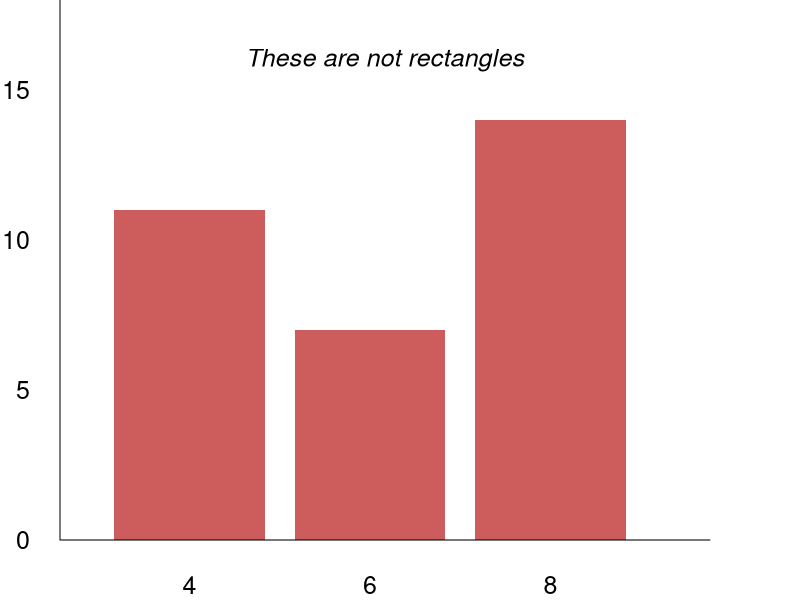

Source code (R): (Note: this script raises an error after producing the figure.)
## ---- chunk 1
knitr::opts_chunk$set(echo = TRUE)
## ---- chunk 2
#| echo: false
#| out-height: "2in"
#| out-width: 40%
#| fig-show: "hold"
#| fig-align: "center"
#| fig-cap: "A rectangle is not a bar in a similar way that a painting of a pipe is not a pipe"

par(mar = c(2, 2, 0, 3), cex = 1.5)
barplot(table(mtcars$cyl), axes = FALSE, col = "indianred", 
        border = NA, width = 0.25, xlim = c(0, 1), ylim = c(0, 18))
text(0.5, 16, labels = "These are not rectangles", font = 3)
axis(2, at = c(0, 5, 10, 15), tick = FALSE, las = 1)
box(bty = "L")
knitr::include_graphics("magritte.jpg")

## ---- chunk 3
#| fig.height: 3
#| fig.cap: "The problem of representing empty selection. a) An illustration of selection by linked brushing. b) In the barplot of counts, the count within an empty selection (red) is zero and so an absence of a bar accurately represents the count of zero. c) In the barplot of means, the mean of an empty selection is not defined. Absence of a bar could indicate that either no cases are selected or that some cases are selected and their mean is equal to the lower y-axis limit (zero in this case)."

wt <- mtcars$wt
mpg <- mtcars$mpg
cyl <- mtcars$cyl
disp <- mtcars$disp
one <- numeric(nrow(mtcars)) + 1

cyl_unique <- c(4, 6, 8)

wt_lim0 <- 1.45
wt_lim1 <- 2.5
mpg_lim0 <- 25
mpg_lim1 <- 34.5

cyl_unique <- c(4, 6, 8)

selected <- ((wt > wt_lim0) & (wt < wt_lim1) & (mpg > mpg_lim0) & mpg < mpg_lim1)
col <- c("grey80", "indianred")[selected + 1]
selected_cyls <- c(4, 6, 8) %in% unique(cyl[selected])

bars11 <- tapply(one, cyl, sum)
bars12 <- tapply(one[selected], cyl[selected], sum)

bars21 <- tapply(disp, cyl, mean)
bars22 <- tapply(disp[selected], cyl[selected], mean)

axis_fun1 <- function() {
  axis(1, tick = FALSE, line = -0.5)
  axis(2, tick = FALSE, las = 1, line = -0.5)
  box(bty = "L")
}

axis_fun2 <- function() {
  axis(1, at = c(4, 6, 8), tick = FALSE, line = -0.5)
  axis(2, tick = FALSE, las = 1, line = -0.5)
  box(bty = "L")
}

par(mfrow = c(1, 3), mar = c(5, 4, 2, 0.5))

plot(wt, mpg, pch = 20, col = col, cex = 2,
     axes = FALSE, xlab = "Weight", ylab = "Mileage")
rect(wt_lim0, mpg_lim0, wt_lim1, mpg_lim1, lty = "dashed")
title(main = "a.", adj = 0, line = 0.5)
axis_fun1()

barx <- c(4, 6, 8)
barx0 <- barx - 0.75
barx1 <- barx + 0.75

barx_selected<- barx[selected_cyls]
barx_notselected <- barx[!selected_cyls]
barx0_selected <- barx0[selected_cyls]
barx1_selected <- barx1[selected_cyls]
barx0_notselected <- barx0[!selected_cyls]
barx1_notselected <- barx1[!selected_cyls]

plot(c(2, 10), c(0, max(bars11)), type = "n", 
     axes = FALSE, xlab = "Cylinders", ylab = "Count")
rect(barx0, 0, barx1, bars11,
     col = "grey80", border = NA)
rect(barx0_selected, 0, barx1_selected, bars12,
     col = "indianred", border = NA)
text(barx, c(bars12, 0, 0) + 0.75, labels = c(bars12, "0", "0"),
     col = "indianred")
title(main = "b.", adj = 0, line = 0.5)
axis_fun2()

plot(c(2, 10), c(0, max(bars21)), type = "n",
     axes = FALSE, xlab = "Cylinders", ylab = "Mean displacement")
rect(cyl_unique - 0.75, 0, cyl_unique + 0.75, bars21,
     col = "grey80", border = NA)
rect(barx0_selected, 0, barx1_selected, bars22,
     col = "indianred", border = NA)
rect(barx0_notselected, 0, barx1_notselected, 100,
     col = NA, border = "indianred", lty = "dashed")
text(barx_notselected, 50, labels = "?", col = "indianred", cex = 1.5)
text(barx_selected, bars22 + 10, labels = round(bars22), col = "indianred")
title(main = "c.", adj = 0, line = 0.5)
axis_fun2()

## ---- chunk 4
#| echo: FALSE
#| fig.height: 3
#| fig.cap: "The relationship between selection vs. the whole. a) An illustration of selection by linked brushing. b) In the barplot of counts (middle), the count within a selection (red) is always less than or equal to the count within the whole and the outline of the bars does not change. c) In the barplot of means, the mean of a selection can be greater and so the outline of the bars will change in response to user input."

wt <- mtcars$wt
mpg <- mtcars$mpg
cyl <- mtcars$cyl
disp <- mtcars$disp
one <- numeric(nrow(mtcars)) + 1

cyl_unique <- c(4, 6, 8)

wt_lim0 <- 2
wt_lim1 <- 3.5
mpg_lim0 <- 20
mpg_lim1 <- 26.5

selected <- ((wt > wt_lim0) & (wt < wt_lim1) & (mpg > mpg_lim0) & mpg < mpg_lim1)
col <- c("grey80", "indianred")[selected + 1]
selected_cyls <- c(4, 6, 8) %in% unique(cyl[selected])

bars11 <- tapply(one, cyl, sum)
bars12 <- tapply(one[selected], cyl[selected], sum)

bars21 <- tapply(disp, cyl, mean)
bars22 <- tapply(disp[selected], cyl[selected], mean)

axis_fun1 <- function() {
  axis(1, tick = FALSE, line = -0.5)
  axis(2, tick = FALSE, las = 1, line = -0.5)
  box(bty = "L")
}

axis_fun2 <- function() {
  axis(1, at = c(4, 6, 8), tick = FALSE, line = -0.5)
  axis(2, tick = FALSE, las = 1, line = -0.5)
  box(bty = "L")
}

par(mfrow = c(1, 3), mar = c(5, 4, 2, 0.5))

plot(wt, mpg, pch = 20, col = col, cex = 2,
     axes = FALSE, xlab = "Weight", ylab = "Mileage")
rect(wt_lim0, mpg_lim0, wt_lim1, mpg_lim1, lty = "dashed")
title(main = "a.", adj = 0, line = 0.5)
axis_fun1()

barx <- c(4, 6, 8)
barx0 <- barx - 0.75
barx1 <- barx + 0.75

barx_selected<- barx[selected_cyls]
barx_notselected <- barx[!selected_cyls]
barx0_selected <- barx0[selected_cyls]
barx1_selected <- barx1[selected_cyls]
barx0_notselected <- barx0[!selected_cyls]
barx1_notselected <- barx1[!selected_cyls]

plot(c(2, 10), c(0, max(bars11)), type = "n", 
     axes = FALSE, xlab = "Cylinders", ylab = "Count")
rect(barx0, 0, barx1, bars11,
     col = "grey80", border = NA)
rect(barx0_selected, 0, barx1_selected, bars12,
     col = "indianred", border = NA)
text(barx, c(bars12, 0, 0) + 0.75, labels = c(bars12, "0", "0"),
     col = "indianred")
title(main = "b.", adj = 0, line = 0.5)
axis_fun2()

plot(c(2, 10), c(0, max(bars21)), type = "n",
     axes = FALSE, xlab = "Cylinders", ylab = "Mean displacement")
rect(cyl_unique - 0.75, 0, cyl_unique + 0.75, bars21,
     col = "grey80", border = NA)
rect(barx0_selected, 0, barx1_selected, bars22,
     col = adjustcolor("indianred", 0.5), border = NA)
rect(barx0_notselected, 0, barx1_notselected, 100,
     col = NA, border = "indianred", lty = "dashed")
text(barx_notselected, 50, labels = "?", col = "indianred", cex = 1.5)
text(barx_selected, bars22 + 10, labels = paste0(round(bars22), "!"), col = "indianred")
title(main = "c.", adj = 0, line = 0.5)
axis_fun2()

## ---- chunk 5
#| echo: false
#| fig-height: 3
#| fig-cap: "Combining selections. a) An illustration of selection by linked brushing, with two groups. b) In the barplot of counts, statistics can be stacked on top of each other such that the count of the stacked bar is identical to the count of the whole bar (i.e. one that would result from no selections). c) In the barplot of means, no such procedure for combining statistics exists."

wt <- mtcars$wt
mpg <- mtcars$mpg
cyl <- mtcars$cyl
disp <- mtcars$disp
one <- numeric(nrow(mtcars)) + 1

cyl_unique <- c(4, 6, 8)
group1 <- (wt > 2.5) & (wt < 4.5) & (mpg < 18.5)
group2 <- (wt > 2.5) & (wt < 4.5) & (mpg > 18.5)

group <- group1 * 1 + group2 * 2 + 1
cols <- c("grey80", "steelblue", "indianred")
col <- cols[group]


axis_fun1 <- function() {
  axis(1, tick = FALSE, line = -0.5)
  axis(2, tick = FALSE, las = 1, line = -0.5)
  box(bty = "L")
}

axis_fun2 <- function() {
  axis(1, at = c(4, 6, 8), tick = FALSE, line = -0.5)
  axis(2, tick = FALSE, las = 1, line = -0.5)
  box(bty = "L")
}

bars11 <- tapply(one, cyl, sum)
bars12 <- tapply(one, list(cyl, group), sum)
bars12[is.na(bars12)] <- 0

bars21 <- tapply(disp, cyl, mean)

par(mfrow = c(1, 3), mar = c(5, 4, 2, 0.5))

plot(wt, mpg, pch = 19, col = col, cex = 1.5,
     axes = FALSE, xlab = "Weight", ylab = "Mileage")
title(main = "a.", adj = 0, line = 0.5)
axis_fun1()

plot(c(2, 10), c(0, max(bars11)), type = "n",
     axes = FALSE, xlab = "Cylinders", ylab = "Count")
rect(cyl_unique - 0.75, 0, cyl_unique + 0.75, bars11, 
     col = "grey80", border = NA)
for (i in 1:3) {
  counts <- bars12[i, ]
  y0 <- cumsum(c(0, counts[-length(counts)]))
  y1 <- cumsum(counts)
  
  rect(cyl_unique[i] - 0.75, y0, cyl_unique[i] + 0.75, y1, 
       col = cols, border = NA)
} 
text(c(4, 4, 6, 6, 8, 8, 8), c(8, 11, 2, 7, 3, 12, 14) - 0.75, 
     labels = c("+8", "+3", "+2", "+5", "+3", "+9", "+2"), 
     col = c("grey40", "white", "white", "white", "grey40", 
             "white", "white"))
title(main = "b.", adj = 0, line = 0.5)
axis_fun2()

plot(c(2, 10), c(0, max(bars21)), type = "n",
     axes = FALSE, xlab = "Cylinders", ylab = "Mean displacement")
rect(cyl_unique - 0.75, 0, cyl_unique + 0.75, bars21, 
     col = "grey80", border = NA)
text(rep(c(4, 6, 8), each = 3), rep(25 * 1:3, 3), labels = "?",
     col = rep(c("grey40", "steelblue", "indianred"), 3))
title(main = "c.", adj = 0, line = 0.5)
axis_fun2()


## ---- chunk 6
#| echo: false
#| fig-height: 3
#| fig-cap: "Sums and products work equally well as counts when it comes to displaying empty selections, providing a stable visual reference, and being able to be combined together. Note the different y-axis limits. a) The underlying data. b) Barplot of products. c) Barplot of sums"

group <- rep(c("A", "B"), each = 3)
props <- c(NA, 1.5, 1.1, 1.4, 1.1, 1.2)
cols <- c("grey80", "steelblue", "indianred")

pairwise_avg <- function(x) {
  (x[-1] + x[-length(x)]) / 2
}

par(mfrow = c(1, 3), mar = c(3, 4, 2, 0.5))

plot(0:1, 0:1, type = "n", axes = FALSE, xlab = "", ylab = "")
title(main = "a.", adj = 0, line = 0.5)

text(0.25, 1:3/4, labels = c("Missing", props[2:3]))
text(0.75, 1:3/4, labels = props[4:6])
text(c(0.25, 0.75), 0.95, labels = c("A", "B"), cex = 1.5)

rect(0.25 - 0.25, 1:3/4 - 0.125, 0.25 + 0.25, 1:3/4 + 0.125)
rect(0.75 - 0.25, 1:3/4 - 0.125, 0.75 + 0.25, 1:3/4 + 0.125)

summary_barplot <- function(summary_fn, neutral, ymin, ymax, op_symbol) {
  props[is.na(props)] <- neutral
  dt <- tapply(props, group, summary_fn)
  
  text_y_a <- pairwise_avg(c(neutral, dt$A))[-1]
  text_y_b <- pairwise_avg(c(neutral, dt$B))
  
  plot(seq(0.1, 0.9, length = 10), seq(ymin, ymax, length = 10), type = "n",
       axes = FALSE, xlab = "", ylab = "")
  rect(0.15, c(neutral, dt$A[-length(dt$A)]), 0.45, dt$A, col = cols, border = NA)
  rect(0.55, c(neutral, dt$B[-length(dt$B)]), 0.85, dt$B, col = cols, border = NA)
  text(0.3, text_y_a, labels = paste0(op_symbol, props[2:3]), 
       col = c("white", "white"))
  text(0.7, text_y_b, labels = paste0(op_symbol, props[4:6]), 
       col = c("grey40", "white", "white"))
  axis(1, at = c(0.3, 0.7), labels = c("A", "B"), tick = FALSE)
  axis(2, tick = FALSE, las = 1)
  box(bty = "L")
}

summary_barplot(cumprod, 1, 1, 2, "x ")
title(main = "b.", adj = 0, line = 0.5)

summary_barplot(cumsum, 0, 0, 4, "+ ")
title(main = "c.", adj = 0, line = 0.5)

## ---- chunk 7
#| echo: false
#| fig-height: 3
#| fig-cap: "Two types of functions: a) surjective, b) injective."

library(grid)
library(gridExtra)

domain_pts1 <- seq(0.25, 0.75, 0.05)
codomain_pts1 <- seq(0.35, 0.65, 0.05)
mapping1 <- c(1, 1, 2, 2, 3, 4, 4, 4, 5, 6, 7)

codomain_pts2 <- domain_pts1
domain_pts2 <- codomain_pts2[-c(1, length(codomain_pts2))]

grid.newpage()
grid.text("a.", 0.1, 0.9, gp = gpar(fontface = "bold"))
pushViewport(viewport(x = 0.25, width = 0.5))
grid.ellipse(0.5, 0.75, 15, pi / 2, 0.2)
grid.ellipse(0.5, 0.25, 15, pi / 2, 0.2)
grid.points(domain_pts1, rep(0.75, length(domain_pts1)), 
            default.units = "npc")
grid.points(codomain_pts1, rep(0.25, length(codomain_pts1)), 
            default.units = "npc")
grid.segments(domain_pts1, rep(0.75, length(domain_pts1)),
              codomain_pts1[mapping1], rep(0.25, length(domain_pts1)),
              arrow = arrow(length = unit(0.025, "npc")))

popViewport()
pushViewport(viewport(x = 0.75, width = 0.5))
grid.text("b.", 0.1, 0.9, gp = gpar(fontface = "bold"))
grid.ellipse(0.5, 0.75, 15, pi / 2, 0.2)
grid.ellipse(0.5, 0.25, 15, pi / 2, 0.2)
grid.points(domain_pts2, rep(0.75, length(domain_pts2)), 
            default.units = "npc")
grid.points(codomain_pts2, rep(0.25, length(codomain_pts2)), 
            default.units = "npc")
grid.segments(domain_pts2, rep(0.75, length(domain_pts2)),
              domain_pts2, rep(0.25, length(domain_pts2)),
              arrow = arrow(length = unit(0.025, "npc")))

## ---- chunk 8
#| echo: false
#| fig-height: 4
#| fig-cap: "Parition hierarchy in a stacked histogram represented as DAG. Partitioning variables/factors are shown as rectangles. This dependency structure implies that, when group changes, only sub-bar heights need to be recomputed. However, when either the anchor or binwidth change, both the upper y-axis limit and bar borders, and the sub-bar heights, need to be recomputed."

library(grid)

draw_node <- function(x, y, r, label, draw_label = TRUE) {
  grid.circle(x, y, r, name = label)
  if (draw_label) grid.text(label, x, y, gp = gpar(cex = 0.75))
}

draw_rectnode <- function(x, y, w, h, label, draw_label = TRUE) {
  grid.rect(x, y, w, h, name = label)
  if (draw_label) grid.text(label, x, y, gp = gpar(cex = 0.75))
}

draw_edge <- function(node1, node2, theta1, theta2, arrow) {
  grid.segments(grobX(node1, theta1), grobY(node1, theta1),
                grobX(node2, theta2), grobY(node2, theta2),
                arrow = arrow)
}

grid.newpage()
arrow1 <- arrow(length = unit(0.1, "inches"))
draw_node(6/14, 5/6, 0.1, "Data")
draw_node(8/14, 3/4, 0.075, "Binwidth")
draw_node(4/14, 3/4, 0.075, "Anchor")
draw_rectnode(6/14, 1/2, 0.15, 0.1, "Bin")

draw_edge("Data", "Bin", 270, 90, arrow1)
draw_edge("Binwidth", "Bin", 220, 60, arrow1)
draw_edge("Anchor", "Bin", 320, 120, arrow1)

grid.text("Level 1 Partition: \nUpper y-axis limit \nBar borders (x-axis)", 
          4.75/14, 1/2, just = "right", gp = gpar(cex = 0.65))
grid.text("Level 2 Partition: \nSub-bar heights (y-axis)", 
          4.75/14, 1/4, just = "right", gp = gpar(cex = 0.65))

draw_node(8/14, 1/2, 0.075, "Group")
draw_rectnode(6/14, 1/4, 0.15, 0.1, "Bin x Group")

draw_edge("Bin", "Bin x Group", 270, 90, arrow1)
draw_edge("Group", "Bin x Group", 220, 60, arrow1)

